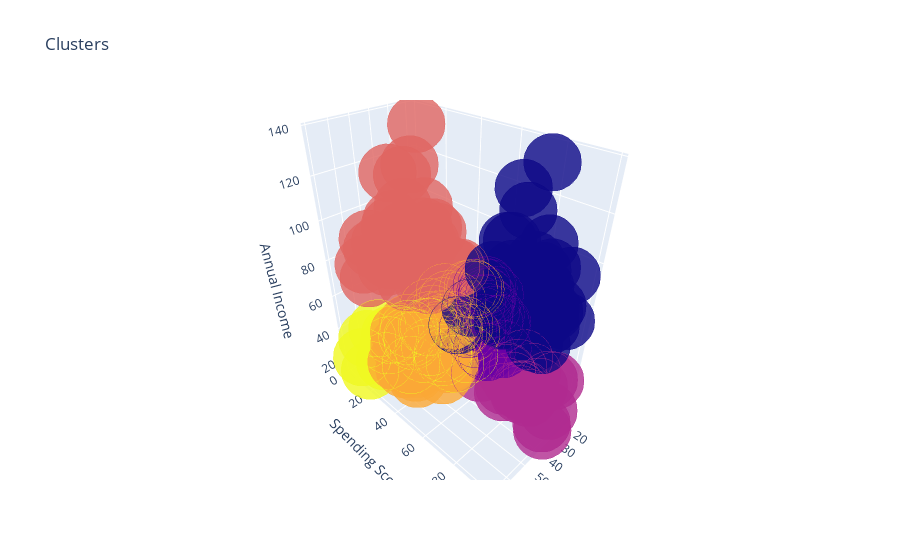

This figure's notebook cell:
### Code cell
df['label3'] =  labels3
trace1 = go.Scatter3d(
    x= df['Age'],
    y= df['Spending Score (1-100)'],
    z= df['Annual Income (k$)'],
    mode='markers',
     marker=dict(
        color = df['label3'], 
        size= 20,
        line=dict(
            color= df['label3'],
            width= 12
        ),
        opacity=0.8
     )
)
data = [trace1]
layout = go.Layout(
#     margin=dict(
#         l=0,
#         r=0,
#         b=0,
#         t=0
#     )
    title= 'Clusters',
    scene = dict(
            xaxis = dict(title  = 'Age'),
            yaxis = dict(title  = 'Spending Score'),
            zaxis = dict(title  = 'Annual Income')
        )
)
fig = go.Figure(data=data, layout=layout)
py.offline.iplot(fig)

### Figure 1 — Plotly figure (JSON) as saved in the notebook; plotly's stock layout.template omitted (floating-point values rounded to 4 significant figures; data arrays with more than 128 entries replaced by an {"elided": "..."} marker saying what was removed)
{"data": [{"marker": {"color": {"elided": "200 int values"}, "line": {"color": {"elided": "200 int values"}, "width": 12}, "opacity": 0.8, "size": 20}, "mode": "markers", "type": "scatter3d", "x": {"elided": "200 int values"}, "y": {"elided": "200 int values"}, "z": {"elided": "200 int values"}}], "layout": {"scene": {"xaxis": {"title": {"text": "Age"}}, "yaxis": {"title": {"text": "Spending Score"}}, "zaxis": {"title": {"text": "Annual Income"}}}, "title": {"text": "Clusters"}}}
